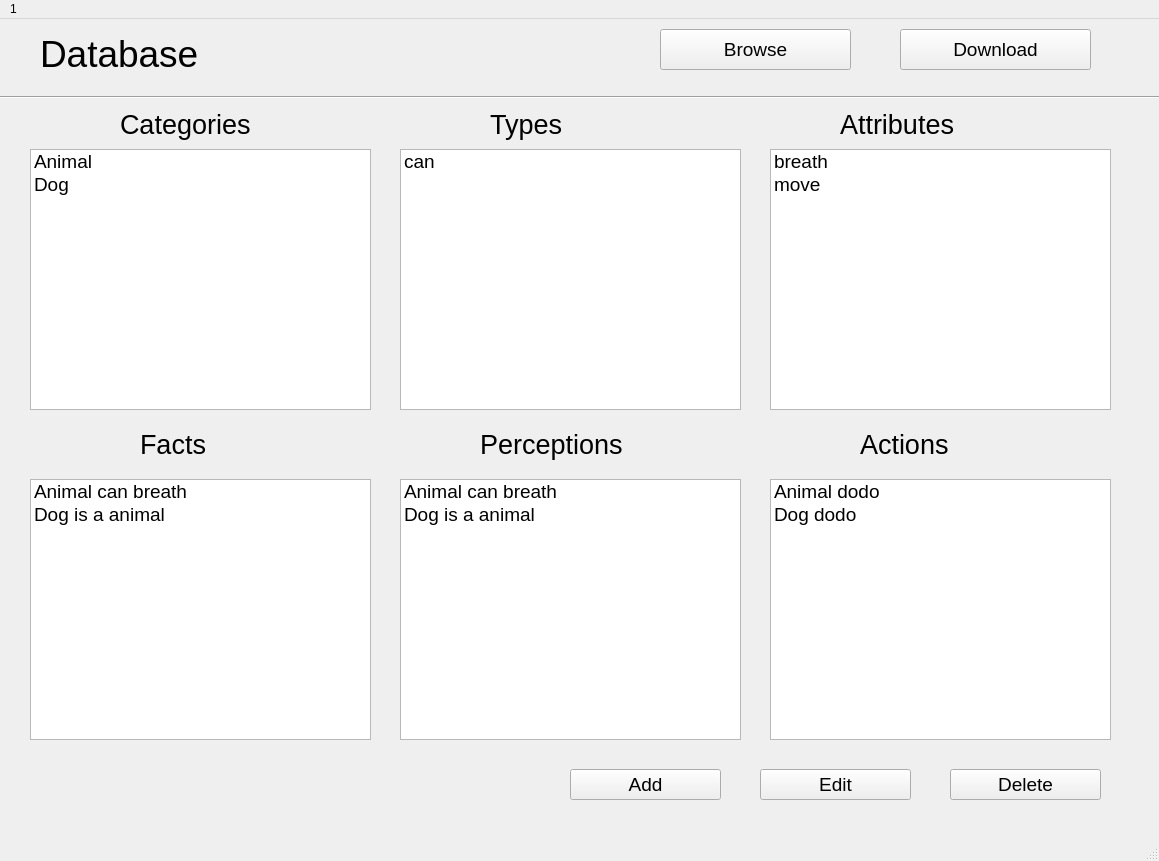
<?xml version="1.0" encoding="UTF-8"?>
<ui version="4.0">
 <class>DatabaseWindow</class>
 <widget class="QMainWindow" name="DatabaseWindow">
  <property name="geometry">
   <rect>
    <x>0</x>
    <y>0</y>
    <width>1159</width>
    <height>861</height>
   </rect>
  </property>
  <property name="sizePolicy">
   <sizepolicy hsizetype="Preferred" vsizetype="Preferred">
    <horstretch>0</horstretch>
    <verstretch>0</verstretch>
   </sizepolicy>
  </property>
  <property name="windowTitle">
   <string>MainWindow</string>
  </property>
  <widget class="QWidget" name="centralwidget">
   <widget class="QPushButton" name="browseBtn">
    <property name="geometry">
     <rect>
      <x>660</x>
      <y>10</y>
      <width>191</width>
      <height>41</height>
     </rect>
    </property>
    <property name="font">
     <font>
      <pointsize>14</pointsize>
     </font>
    </property>
    <property name="text">
     <string>Browse</string>
    </property>
   </widget>
   <widget class="QLabel" name="label">
    <property name="geometry">
     <rect>
      <x>40</x>
      <y>10</y>
      <width>591</width>
      <height>51</height>
     </rect>
    </property>
    <property name="text">
     <string>&lt;html&gt;&lt;head/&gt;&lt;body&gt;&lt;p&gt;&lt;span style=&quot; font-size:28pt;&quot;&gt;Database&lt;/span&gt;&lt;/p&gt;&lt;/body&gt;&lt;/html&gt;</string>
    </property>
   </widget>
   <widget class="Line" name="line">
    <property name="geometry">
     <rect>
      <x>0</x>
      <y>70</y>
      <width>1161</width>
      <height>16</height>
     </rect>
    </property>
    <property name="orientation">
     <enum>Qt::Horizontal</enum>
    </property>
   </widget>
   <widget class="QLabel" name="label_2">
    <property name="geometry">
     <rect>
      <x>120</x>
      <y>80</y>
      <width>211</width>
      <height>51</height>
     </rect>
    </property>
    <property name="text">
     <string>&lt;html&gt;&lt;head/&gt;&lt;body&gt;&lt;p&gt;&lt;span style=&quot; font-size:20pt;&quot;&gt;Categories&lt;/span&gt;&lt;/p&gt;&lt;/body&gt;&lt;/html&gt;</string>
    </property>
   </widget>
   <widget class="QLabel" name="label_3">
    <property name="geometry">
     <rect>
      <x>490</x>
      <y>80</y>
      <width>151</width>
      <height>51</height>
     </rect>
    </property>
    <property name="text">
     <string>&lt;html&gt;&lt;head/&gt;&lt;body&gt;&lt;p&gt;&lt;span style=&quot; font-size:20pt;&quot;&gt;Types&lt;/span&gt;&lt;/p&gt;&lt;/body&gt;&lt;/html&gt;</string>
    </property>
   </widget>
   <widget class="QListWidget" name="CatListWidget">
    <property name="geometry">
     <rect>
      <x>30</x>
      <y>130</y>
      <width>341</width>
      <height>261</height>
     </rect>
    </property>
    <item>
     <property name="text">
      <string>Animal</string>
     </property>
     <property name="font">
      <font>
       <pointsize>14</pointsize>
      </font>
     </property>
    </item>
    <item>
     <property name="text">
      <string>Dog</string>
     </property>
     <property name="font">
      <font>
       <pointsize>14</pointsize>
      </font>
     </property>
    </item>
   </widget>
   <widget class="QLabel" name="label_5">
    <property name="geometry">
     <rect>
      <x>840</x>
      <y>80</y>
      <width>271</width>
      <height>51</height>
     </rect>
    </property>
    <property name="text">
     <string>&lt;html&gt;&lt;head/&gt;&lt;body&gt;&lt;p&gt;&lt;span style=&quot; font-size:20pt;&quot;&gt;Attributes&lt;/span&gt;&lt;/p&gt;&lt;/body&gt;&lt;/html&gt;</string>
    </property>
   </widget>
   <widget class="QPushButton" name="addBtn">
    <property name="geometry">
     <rect>
      <x>570</x>
      <y>750</y>
      <width>151</width>
      <height>31</height>
     </rect>
    </property>
    <property name="font">
     <font>
      <pointsize>14</pointsize>
     </font>
    </property>
    <property name="text">
     <string>Add</string>
    </property>
   </widget>
   <widget class="QPushButton" name="editBtn">
    <property name="geometry">
     <rect>
      <x>760</x>
      <y>750</y>
      <width>151</width>
      <height>31</height>
     </rect>
    </property>
    <property name="font">
     <font>
      <pointsize>14</pointsize>
     </font>
    </property>
    <property name="text">
     <string>Edit</string>
    </property>
   </widget>
   <widget class="QPushButton" name="downloadBtn">
    <property name="geometry">
     <rect>
      <x>900</x>
      <y>10</y>
      <width>191</width>
      <height>41</height>
     </rect>
    </property>
    <property name="font">
     <font>
      <pointsize>14</pointsize>
     </font>
    </property>
    <property name="text">
     <string>Download</string>
    </property>
   </widget>
   <widget class="QListWidget" name="TypesListWidget">
    <property name="geometry">
     <rect>
      <x>400</x>
      <y>130</y>
      <width>341</width>
      <height>261</height>
     </rect>
    </property>
    <item>
     <property name="text">
      <string>can</string>
     </property>
     <property name="font">
      <font>
       <pointsize>14</pointsize>
      </font>
     </property>
    </item>
   </widget>
   <widget class="QListWidget" name="AttrListWidget">
    <property name="geometry">
     <rect>
      <x>770</x>
      <y>130</y>
      <width>341</width>
      <height>261</height>
     </rect>
    </property>
    <item>
     <property name="text">
      <string>breath</string>
     </property>
     <property name="font">
      <font>
       <pointsize>14</pointsize>
      </font>
     </property>
    </item>
    <item>
     <property name="text">
      <string>move</string>
     </property>
     <property name="font">
      <font>
       <pointsize>14</pointsize>
      </font>
     </property>
    </item>
   </widget>
   <widget class="QPushButton" name="deleteBtn">
    <property name="geometry">
     <rect>
      <x>950</x>
      <y>750</y>
      <width>151</width>
      <height>31</height>
     </rect>
    </property>
    <property name="font">
     <font>
      <pointsize>14</pointsize>
     </font>
    </property>
    <property name="text">
     <string>Delete</string>
    </property>
   </widget>
   <widget class="QLabel" name="label_4">
    <property name="geometry">
     <rect>
      <x>140</x>
      <y>400</y>
      <width>211</width>
      <height>51</height>
     </rect>
    </property>
    <property name="text">
     <string>&lt;html&gt;&lt;head/&gt;&lt;body&gt;&lt;p&gt;&lt;span style=&quot; font-size:20pt;&quot;&gt;Facts&lt;/span&gt;&lt;/p&gt;&lt;/body&gt;&lt;/html&gt;</string>
    </property>
   </widget>
   <widget class="QLabel" name="label_6">
    <property name="geometry">
     <rect>
      <x>480</x>
      <y>400</y>
      <width>211</width>
      <height>51</height>
     </rect>
    </property>
    <property name="text">
     <string>&lt;html&gt;&lt;head/&gt;&lt;body&gt;&lt;p&gt;&lt;span style=&quot; font-size:20pt;&quot;&gt;Perceptions&lt;/span&gt;&lt;/p&gt;&lt;/body&gt;&lt;/html&gt;</string>
    </property>
   </widget>
   <widget class="QLabel" name="label_7">
    <property name="geometry">
     <rect>
      <x>860</x>
      <y>400</y>
      <width>211</width>
      <height>51</height>
     </rect>
    </property>
    <property name="text">
     <string>&lt;html&gt;&lt;head/&gt;&lt;body&gt;&lt;p&gt;&lt;span style=&quot; font-size:20pt;&quot;&gt;Actions&lt;/span&gt;&lt;/p&gt;&lt;/body&gt;&lt;/html&gt;</string>
    </property>
   </widget>
   <widget class="QListWidget" name="FactsListWidget">
    <property name="geometry">
     <rect>
      <x>30</x>
      <y>460</y>
      <width>341</width>
      <height>261</height>
     </rect>
    </property>
    <item>
     <property name="text">
      <string>Animal can breath</string>
     </property>
     <property name="font">
      <font>
       <pointsize>14</pointsize>
      </font>
     </property>
    </item>
    <item>
     <property name="text">
      <string>Dog is a animal</string>
     </property>
     <property name="font">
      <font>
       <pointsize>14</pointsize>
      </font>
     </property>
    </item>
   </widget>
   <widget class="QListWidget" name="PercListWidget">
    <property name="geometry">
     <rect>
      <x>400</x>
      <y>460</y>
      <width>341</width>
      <height>261</height>
     </rect>
    </property>
    <item>
     <property name="text">
      <string>Animal can breath</string>
     </property>
     <property name="font">
      <font>
       <pointsize>14</pointsize>
      </font>
     </property>
    </item>
    <item>
     <property name="text">
      <string>Dog is a animal</string>
     </property>
     <property name="font">
      <font>
       <pointsize>14</pointsize>
      </font>
     </property>
    </item>
   </widget>
   <widget class="QListWidget" name="ActListWidget">
    <property name="geometry">
     <rect>
      <x>770</x>
      <y>460</y>
      <width>341</width>
      <height>261</height>
     </rect>
    </property>
    <item>
     <property name="text">
      <string>Animal dodo</string>
     </property>
     <property name="font">
      <font>
       <pointsize>14</pointsize>
      </font>
     </property>
    </item>
    <item>
     <property name="text">
      <string>Dog dodo</string>
     </property>
     <property name="font">
      <font>
       <pointsize>14</pointsize>
      </font>
     </property>
    </item>
   </widget>
   <zorder>CatListWidget</zorder>
   <zorder>browseBtn</zorder>
   <zorder>label</zorder>
   <zorder>line</zorder>
   <zorder>label_2</zorder>
   <zorder>label_3</zorder>
   <zorder>label_5</zorder>
   <zorder>addBtn</zorder>
   <zorder>editBtn</zorder>
   <zorder>downloadBtn</zorder>
   <zorder>TypesListWidget</zorder>
   <zorder>AttrListWidget</zorder>
   <zorder>deleteBtn</zorder>
   <zorder>label_4</zorder>
   <zorder>label_6</zorder>
   <zorder>label_7</zorder>
   <zorder>FactsListWidget</zorder>
   <zorder>PercListWidget</zorder>
   <zorder>ActListWidget</zorder>
  </widget>
  <widget class="QMenuBar" name="menubar">
   <property name="geometry">
    <rect>
     <x>0</x>
     <y>0</y>
     <width>1159</width>
     <height>22</height>
    </rect>
   </property>
   <widget class="QMenu" name="menuInteractive_System_Modelling">
    <property name="title">
     <string>1</string>
    </property>
   </widget>
   <addaction name="menuInteractive_System_Modelling"/>
  </widget>
  <widget class="QStatusBar" name="statusbar"/>
 </widget>
 <resources/>
 <connections/>
</ui>
